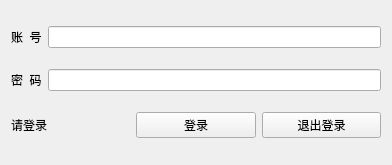
<?xml version="1.0" encoding="UTF-8"?>
<ui version="4.0">
 <class>LogInForm</class>
 <widget class="QWidget" name="LogInForm">
  <property name="geometry">
   <rect>
    <x>0</x>
    <y>0</y>
    <width>392</width>
    <height>165</height>
   </rect>
  </property>
  <property name="windowTitle">
   <string>LogInForm</string>
  </property>
  <layout class="QVBoxLayout" name="verticalLayout">
   <item>
    <layout class="QHBoxLayout" name="horizontalLayout">
     <item>
      <widget class="QLabel" name="label">
       <property name="text">
        <string>账  号</string>
       </property>
      </widget>
     </item>
     <item>
      <widget class="QLineEdit" name="userNameEdit"/>
     </item>
    </layout>
   </item>
   <item>
    <layout class="QHBoxLayout" name="horizontalLayout_2">
     <item>
      <widget class="QLabel" name="label_2">
       <property name="text">
        <string>密  码</string>
       </property>
      </widget>
     </item>
     <item>
      <widget class="QLineEdit" name="passwordEdit"/>
     </item>
    </layout>
   </item>
   <item>
    <layout class="QHBoxLayout" name="horizontalLayout_3">
     <item>
      <widget class="QLabel" name="noteLabel">
       <property name="sizePolicy">
        <sizepolicy hsizetype="Preferred" vsizetype="Fixed">
         <horstretch>0</horstretch>
         <verstretch>0</verstretch>
        </sizepolicy>
       </property>
       <property name="text">
        <string>请登录</string>
       </property>
      </widget>
     </item>
     <item>
      <widget class="QPushButton" name="signInBtn">
       <property name="text">
        <string>登录</string>
       </property>
      </widget>
     </item>
     <item>
      <widget class="QPushButton" name="signOutBtn">
       <property name="text">
        <string>退出登录</string>
       </property>
      </widget>
     </item>
    </layout>
   </item>
  </layout>
 </widget>
 <layoutdefault spacing="6" margin="11"/>
 <resources/>
 <connections/>
</ui>
